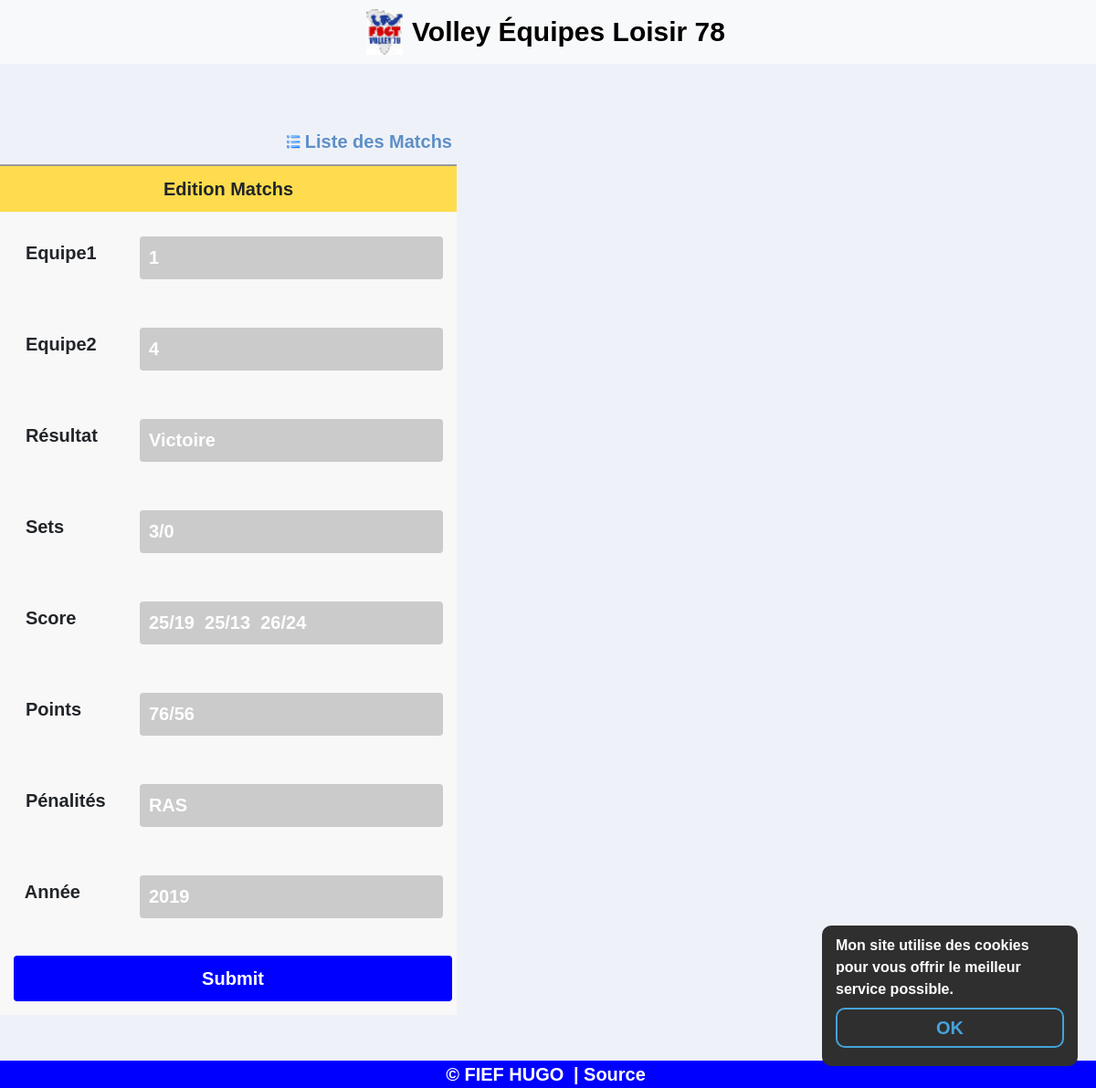
The app's page /crud/editM.php?year=2019&id=2 (signed in) with its own data.
### tables this page shows
CREATE TABLE IF NOT EXISTS `volley_matchs` (
  `id` int(11) NOT NULL AUTO_INCREMENT,
  `id_equipe1` int(11) NOT NULL,
  `id_equipe2` int(11) NOT NULL,
  `resultat` varchar(255) NOT NULL,
  `sets` varchar(255) NOT NULL,
  `scores` varchar(255) NOT NULL,
  `points` varchar(255) NOT NULL,
  `penalites` varchar(255) NOT NULL,
  `annee` int(11) NOT NULL,
  PRIMARY KEY (`id`)
);

### crud/editM.php (called while the page is built, shortened)
<?php
$get_year = htmlspecialchars(Util::getGetParam('year'));
$get_year = (int)$get_year;
$user = Matchs::getMatchs($_GET["id"], $get_year);
require_once("views/editM.view.php");
require_once('../include/footer.php');
?>

### include/class/Util.php (called while the page is built, shortened)
<?php
class Util
{
    public static function getGetParam($param)
    {
        if (!empty($_GET[$param]) && $_GET[$param] !== '') {
            return $_GET[$param];
        }
        return '';
    }
}
?>

### include/class/Bdd.php (called while the page is built, shortened)
<?php
class Bdd
{
    private static $_instance = null;
    private function __construct()
    {
        $this->conn = new PDO('mysql:host=localhost;dbname=volley;charset=utf8', 'root', '', array(PDO::ATTR_ERRMODE => PDO::ERRMODE_EXCEPTION));
    }
    public static function getInstance()
    {
        if (!static::$_instance) {
            static::$_instance = new Bdd();
        }
        return static::$_instance;
    }
}

### include/class/Matchs.php (called while the page is built, shortened)
<?php
class Matchs extends Bdd
{
    public static function getMatchs($id, $year)
    {
        return Bdd::getInstance()->conn->query('SELECT * FROM `volley_matchs` WHERE
            `id` = "' . $id . '" AND annee = "' . $year . '"')->fetchAll();
    }
}
?>

### crud/views/editM.view.php (the view, shortened to what this page needs)
<div class="content">
    <form name="frmUser" method="post" action="">
        <div style="width:500px;">
            <div style="padding-bottom:5px;">
                <a style="display: flex; justify-content: flex-end; align-items: center;" href="index.php" class="link">
                    <img style="display: block; margin-right: 5px;" alt='List' title='List'
                         src='../ressources/crud/list.png' width='15px' height='15px'/>
                    Liste des Matchs
                </a>
            </div>
            <table border="0" style="width: 500px; text-align: center;"
                   aria-describedby="édition résultats" class="tblSaveForm">
                <tr class="tableheader">
                    <td colspan="2">Edition Matchs</td>
                </tr>
                <?php foreach ($user as $value) { ?>
                    <tr>
                        <td><label>Equipe1</label></td>
                        <td>
                            <input class="form-control txtField" id="validationServer01"
                                type="number" placeholder="Moyenne E4" step="1"
                                name="id_equipe1" min="1" max="9999"
                                value="<?php echo $value['id_equipe1']; ?>"
                            >
                        </td>
                    </tr>
                    <tr>
                        <td><label>Equipe2</label></td>
                        <td>
                            <input class="form-control txtField" id="validationServer01"
                                type="number" placeholder="Moyenne E4" step="1"
                                name="id_equipe2" min="1" max="9999"
                                value="<?php echo $value['id_equipe2']; ?>"
                            >
                        </td>
                    </tr>
                    <tr>
                        <td><label>Résultat</label></td>
                        <td>
                            <input class="form-control txtField" id="validationServer01"
                                type="text" placeholder="Moyenne E4" name="resultat"
                                value="<?php echo $value['resultat']; ?>"
                            >
                        </td>
                    </tr>
                    <tr>
                        <td><label>Sets</label></td>
                        <td>
                            <input class="form-control txtField" id="validationServer01"
                                type="text" placeholder="Moyenne E4" name="sets"
                                value="<?php echo $value['sets']; ?>"
                            >
                        </td>
                    </tr>
                    <tr>
                        <td><label>Score</label></td>
                        <td>
                            <input class="form-control txtField" id="validationServer01"
                                type="text" placeholder="Moyenne E4" name="scores"
                                value="<?php echo $value['scores']; ?>"
                            >
                        </td>
                    </tr>
                    <tr>
                        <td><label>Points</label></td>
                        <td>
                            <input class="form-control txtField" id="validationServer01"
                                type="text" placeholder="Moyenne E4" name="points"
                                value="<?php echo $value['points']; ?>"
                            >
                        </td>
                    </tr>
                    <tr>
                        <td><label>Pénalités</label></td>
                        <td>
                            <input class="form-control txtField" id="validationServer01"
                                type="text" placeholder="Moyenne E4" name="penalites"
                                value="<?php echo $value['penalites']; ?>"
                            >
                        </td>
                    </tr>
                    <tr>
                        <td><label style="width: inherit; padding: 0 40px 0 0;">Année</label>
                        </td>
                        <td>
                            <input class="form-control txtField" id="validationServer01"
                                type="number" placeholder="Moyenne E4" step="1"
                                name="annee" min="2000" max="9999"
                                value="<?php echo $value['annee']; ?>"
                            >
                        </td>
                    </tr>
            <?php } ?>
                <tr>
                    <td colspan="2">
                        <input type="submit" name="submit" value="Submit" class="btnSubmit">
                    </td>
                </tr>
            </table>
        </div>
    </form>
</div>

### css/style.css (style rules this page uses)
* { font-family: cursive, sans-serif !important; }
*:not(h1):not(h2) { font-weight: bold !important; font-size: 20px !important; }
html, body { width: 100%; height: 100%; margin: 0; }
body { background-color: #EEF2F8; }
a { text-decoration: none; }
label { padding: 0 10px 0 0; font-size: 26px; line-height: 70px; display: none; width: 26px; float: right; }
.content { z-index: -1; width: 100%; margin-top: 70px; }
input[type=text], input[type=password] { background-color: #CBCBCB; color: white; border-style: none; padding: 10px; }
input[type=submit] { background-color: blue; color: white; border: none; padding: 10px; }
input { font-family: cursive; font-weight: normal; font-size: 16px; }
.logform input, a { margin: 5px; }
input { width: 100%; margin: 5px; }
.tblSaveForm { border-top: 2px #999999 solid; background-color: #f8f8f8; }
.tableheader { background-color: #fedc4d; }
.btnSubmit { background-color: #fd9512; padding: 5px; border-color: #FF6600; border-radius: 4px; color: white; }
.txtField { padding: 5px; border: #fedc4d 1px solid; border-radius: 4px; }
.link { text-decoration: none; color: #5e8fc7; font-size: 11px; }

### crud/views/editM.view.php (style rules this page uses)
label { display: block; padding: 0 100px 0 0; font-size: 18px; }
td { padding: 10px; }
input[type="number"] { background-color: #CBCBCB; color: white; border-style: none; padding: 10px; }
input[type="text"], input[type="number"] { width: calc(100% - 10px); }

### records on screen
volley_matchs: id_equipe1 "1", id_equipe2 "4", resultat "Victoire", sets "3/0", scores "25/19 25/13 26/24", points "76/56", penalites "RAS", annee "2019"
